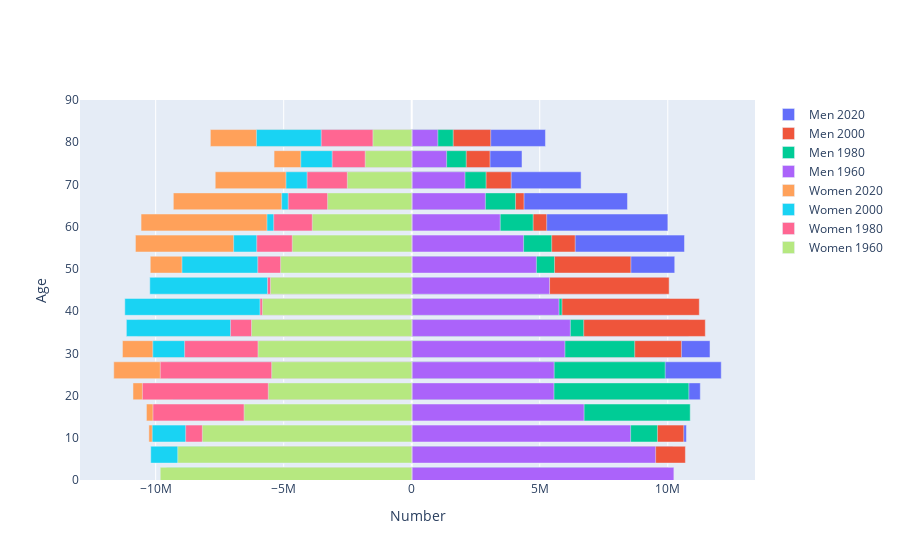

Notebook source saved alongside this figure:
### Code cell
import plotly.offline as py
import plotly.graph_objs as go
import pandas as pd
import numpy as np

def animated_pop_pyramid(place, year):
    years = year
    
    df = wbdata.get_dataframe(variables,country=place)
    #df = df.loc[years,:]
    
    layout = go.Layout(barmode='overlay',
                   yaxis=go.layout.YAxis(range=[0, 90], title='Age'),
                   xaxis=go.layout.XAxis(title='Number'))

    # This makes a list of graphs, year by year
    bins = [go.Bar(x = df.loc[str(year),:].filter(regex="Male").values,
                   y = [int(s[:2])+1 for s in age_ranges],
                   orientation='h',
                   name='Men {:d}'.format(year),
                   hoverinfo='skip'
                  )
            for year in years]

    bins += [go.Bar(x = -df.loc[str(year),:].filter(regex="Female").values,
                    y=[int(s[:2])+1 for s in age_ranges],
                    orientation='h',
                    name='Women {:d}'.format(year),
                    hoverinfo='skip',
                   )
             for year in years]

    py.iplot(dict(data=bins, layout=layout))
    
    
animated_pop_pyramid('USA', np.arange(2020, 1959, -20))

### Figure 1 — Plotly figure (JSON) as saved in the notebook; plotly's stock layout.template omitted (floating-point values rounded to 4 significant figures)
{"data": [{"hoverinfo": "skip", "name": "Men 2020", "orientation": "h", "type": "bar", "x": [10008934, 10199386, 10728070, 10784617, 11270787, 12088740, 11648827, 10809054, 10072161, 9923364, 10272193, 10652968, 10003781, 8426438, 6615032, 4307135, 5223136], "y": [1, 6, 11, 16, 21, 26, 31, 36, 41, 46, 51, 56, 61, 66, 71, 76, 81]}, {"hoverinfo": "skip", "name": "Men 2000", "orientation": "h", "type": "bar", "x": [10016933, 10688613, 10624729, 10240027, 9721455, 9777597, 10534160, 11466430, 11231294, 10054003, 8558424, 6385263, 5270993, 4385576, 3885130, 3058278, 3085077], "y": [1, 6, 11, 16, 21, 26, 31, 36, 41, 46, 51, 56, 61, 66, 71, 76, 81]}, {"hoverinfo": "skip", "name": "Men 1980", "orientation": "h", "type": "bar", "x": [8463762, 8605060, 9597375, 10877439, 10822343, 9899963, 8708101, 6716734, 5868372, 5364274, 5577126, 5466145, 4742309, 4054014, 2904349, 2129609, 1620875], "y": [1, 6, 11, 16, 21, 26, 31, 36, 41, 46, 51, 56, 61, 66, 71, 76, 81]}, {"hoverinfo": "skip", "name": "Men 1960", "orientation": "h", "type": "bar", "x": [10238685, 9525497, 8548461, 6731386, 5555263, 5563060, 5983064, 6195714, 5752925, 5383625, 4869446, 4368952, 3457302, 2876681, 2080484, 1362954, 1019847], "y": [1, 6, 11, 16, 21, 26, 31, 36, 41, 46, 51, 56, 61, 66, 71, 76, 81]}, {"hoverinfo": "skip", "name": "Women 2020", "orientation": "h", "type": "bar", "x": [-9577130, -9753806, -10264666, -10360836, -10885842, -11637241, -11297895, -10707571, -10129333, -10038434, -10211211, -10790474, -10570540, -9310841, -7673976, -5375971, -7863732], "y": [1, 6, 11, 16, 21, 26, 31, 36, 41, 46, 51, 56, 61, 66, 71, 76, 81]}, {"hoverinfo": "skip", "name": "Women 2000", "orientation": "h", "type": "bar", "x": [-9579004, -10192810, -10135280, -9725920, -9344886, -9538662, -10112523, -11144825, -11205597, -10229800, -8973790, -6955397, -5652813, -5079452, -4910435, -4332662, -6064574], "y": [1, 6, 11, 16, 21, 26, 31, 36, 41, 46, 51, 56, 61, 66, 71, 76, 81]}, {"hoverinfo": "skip", "name": "Women 1980", "orientation": "h", "type": "bar", "x": [-7953354, -8070483, -8829058, -10105881, -10517584, -9819823, -8869998, -7076894, -5925136, -5632004, -6012735, -6053367, -5390326, -4823115, -4086358, -3106344, -3534692], "y": [1, 6, 11, 16, 21, 26, 31, 36, 41, 46, 51, 56, 61, 66, 71, 76, 81]}, {"hoverinfo": "skip", "name": "Women 1960", "orientation": "h", "type": "bar", "x": [-9822118, -9138174, -8176948, -6545780, -5600344, -5468512, -6002936, -6256241, -5832191, -5515471, -5120806, -4665114, -3883519, -3285269, -2513932, -1815555, -1514744], "y": [1, 6, 11, 16, 21, 26, 31, 36, 41, 46, 51, 56, 61, 66, 71, 76, 81]}], "layout": {"barmode": "overlay", "xaxis": {"title": {"text": "Number"}}, "yaxis": {"range": [0, 90], "title": {"text": "Age"}}}}
